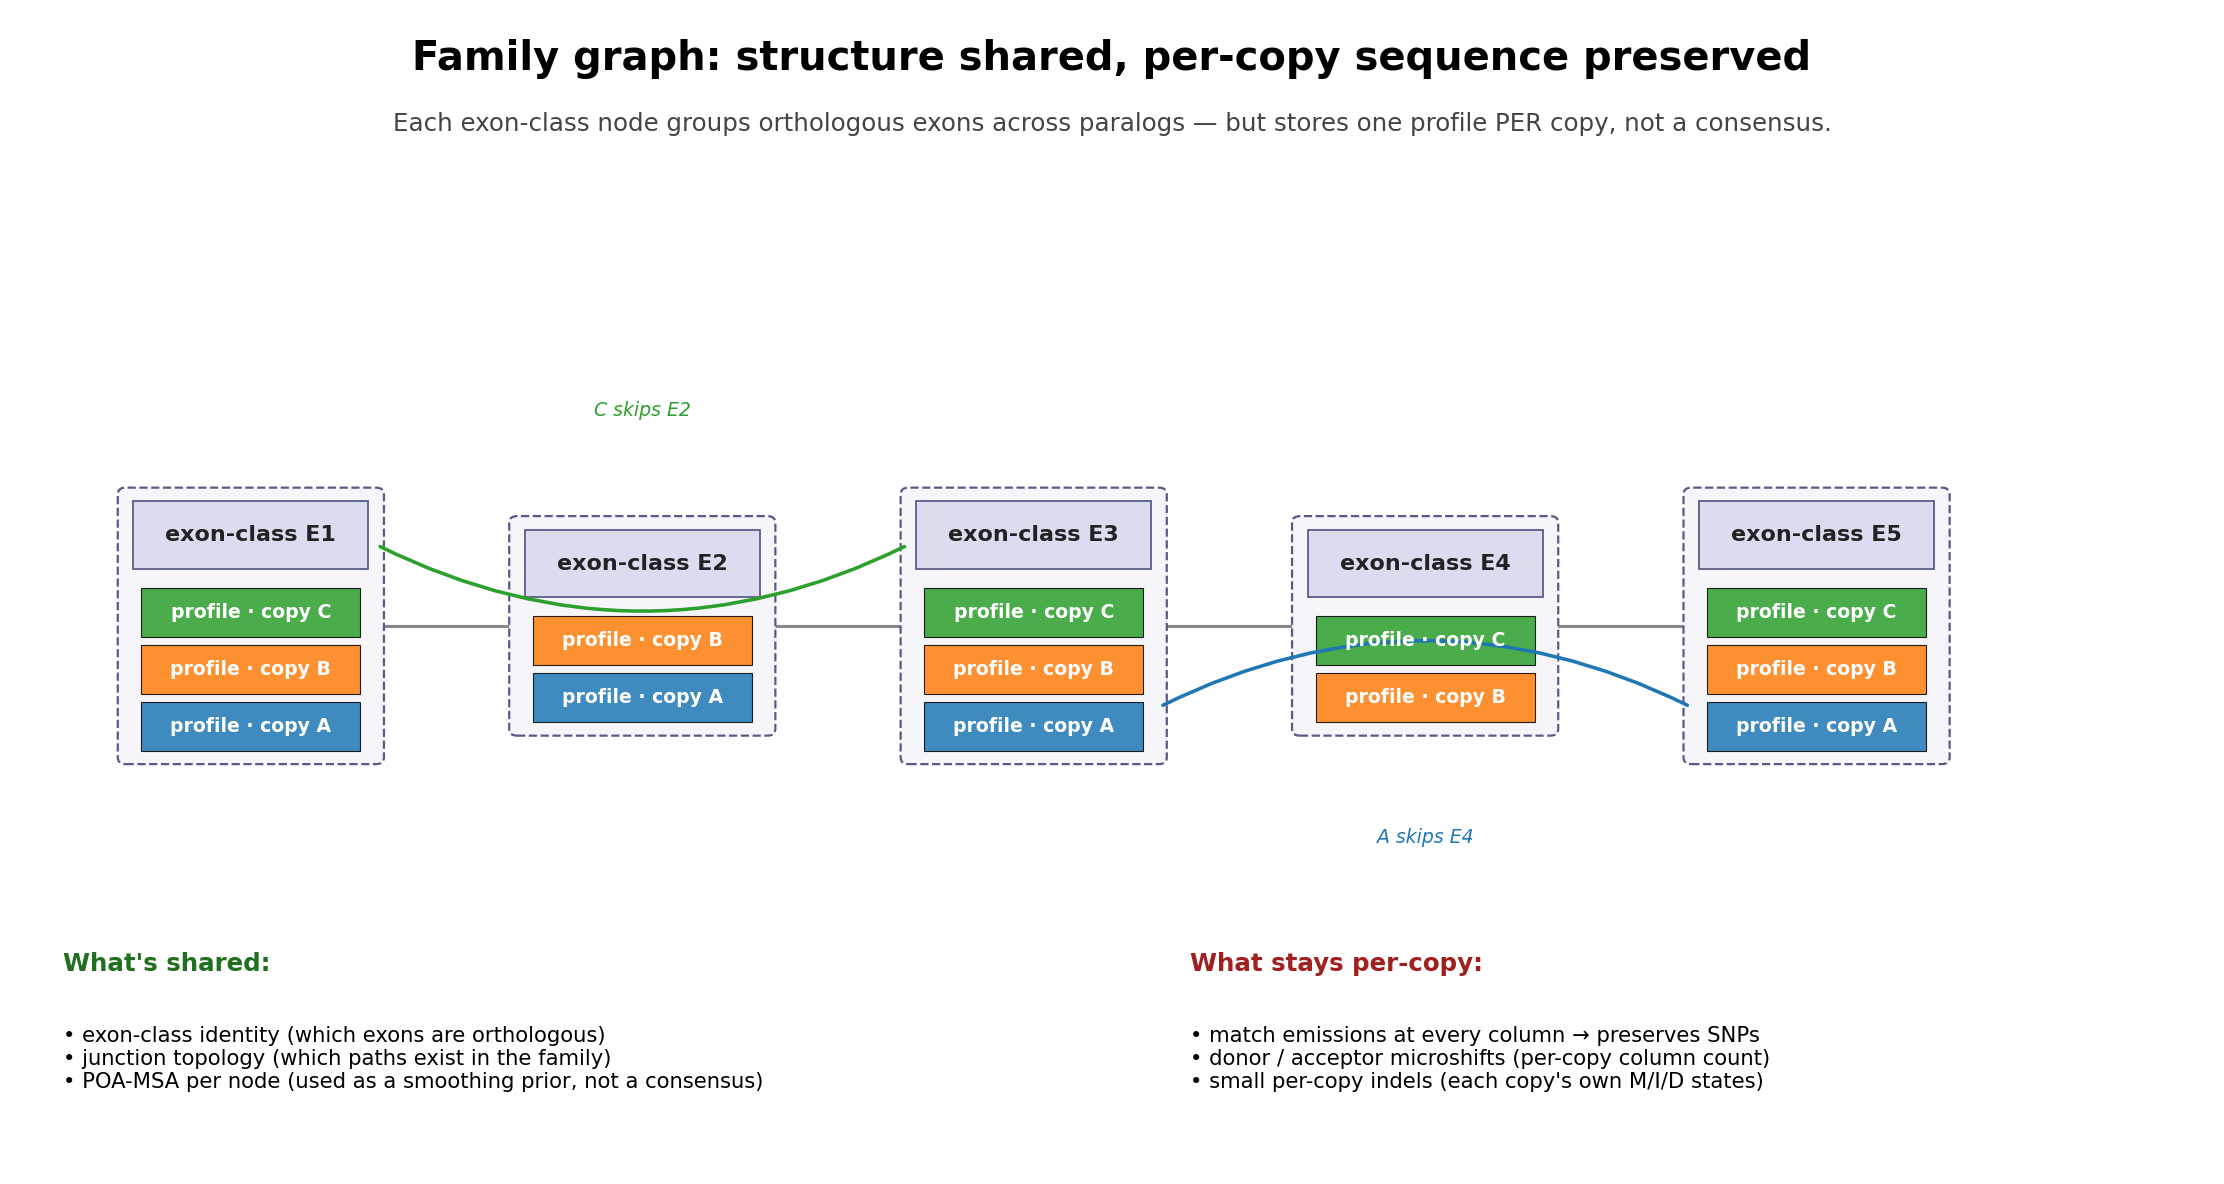

Python code for this plot:
#!/usr/bin/env python3
"""Family graph with exon-class nodes, where each node carries a per-copy
profile bundle. Emphasizes: SHARED structure (which exons are orthologous,
what junctions exist) but UN-SHARED sequence (each copy has its own
profile inside the node)."""
import matplotlib.pyplot as plt
import matplotlib.patches as patches
from matplotlib.patches import FancyBboxPatch, FancyArrowPatch

fig, ax = plt.subplots(figsize=(14, 7.5))
ax.set_xlim(0, 14)
ax.set_ylim(0, 8.5)
ax.axis('off')

ax.text(7, 8.1, "Family graph: structure shared, per-copy sequence preserved",
        fontsize=18, fontweight='bold', ha='center')
ax.text(7, 7.65,
        "Each exon-class node groups orthologous exons across paralogs — but stores one profile PER copy, not a consensus.",
        fontsize=11, ha='center', color='#444')

# Five exon-class nodes laid out left-to-right
node_x = [1.5, 4.0, 6.5, 9.0, 11.5]
node_labels = ["E1", "E2", "E3", "E4", "E5"]
copies = ['A', 'B', 'C']
copy_colors = ['#1f77b4', '#ff7f0e', '#2ca02c']
# which copies contribute to each node (E2 is paralog-A-specific, E4 paralog-C-specific)
node_copies = [
    [0, 1, 2],   # E1 — all
    [0, 1],      # E2 — A,B only
    [0, 1, 2],   # E3 — all
    [1, 2],      # E4 — B,C only
    [0, 1, 2],   # E5 — all
]

# Draw each node as a stack: header (exon class) + per-copy profile lozenges
node_w = 1.6
node_h_header = 0.5
profile_h = 0.42

for x, lbl, contrib in zip(node_x, node_labels, node_copies):
    n_copies_here = len(contrib)
    total_h = node_h_header + n_copies_here * profile_h + 0.18
    y0 = 4.0 - total_h / 2
    # outer dashed box
    box = FancyBboxPatch((x - node_w/2, y0), node_w, total_h,
                         boxstyle="round,pad=0.05", linestyle='--',
                         facecolor='#f5f5fa', edgecolor='#5a5a8a', lw=1.0)
    ax.add_patch(box)
    # header
    hdr = patches.Rectangle((x - node_w/2 + 0.05, y0 + total_h - node_h_header - 0.05),
                            node_w - 0.10, node_h_header,
                            facecolor='#dcdcf0', edgecolor='#5a5a8a', lw=0.8)
    ax.add_patch(hdr)
    ax.text(x, y0 + total_h - node_h_header/2 - 0.05, f"exon-class {lbl}",
            fontsize=10, ha='center', va='center', fontweight='bold', color='#222')
    # per-copy profiles
    for i, ci in enumerate(contrib):
        py = y0 + 0.05 + i * profile_h
        rect = patches.Rectangle((x - node_w/2 + 0.10, py), node_w - 0.20, profile_h - 0.06,
                                 facecolor=copy_colors[ci], alpha=0.85,
                                 edgecolor='black', lw=0.5)
        ax.add_patch(rect)
        ax.text(x, py + (profile_h - 0.06)/2, f"profile · copy {copies[ci]}",
                fontsize=8.5, ha='center', va='center', color='white', fontweight='bold')

# Edges between nodes (junctions)
def edge(ax, x0, x1, y, color='#888', lw=1.4, dashed=False):
    style = ':' if dashed else '-'
    ax.plot([x0, x1], [y, y], color=color, lw=lw, linestyle=style, zorder=0)

# Draw simplified edges: E1-E2, E1-E3 (paralog C skips E2), E2-E3, E3-E4, E3-E5 (A skips E4),
# E4-E5
edge(ax, 1.5 + node_w/2, 4.0 - node_w/2, 4.0)
edge(ax, 4.0 + node_w/2, 6.5 - node_w/2, 4.0)
edge(ax, 6.5 + node_w/2, 9.0 - node_w/2, 4.0)
edge(ax, 9.0 + node_w/2, 11.5 - node_w/2, 4.0)
# A bypass arc for the paralog-skipping junctions
arc1 = FancyArrowPatch((1.5 + node_w/2, 4.6), (6.5 - node_w/2, 4.6),
                       connectionstyle="arc3,rad=0.25", arrowstyle='-',
                       color='#2ca02c', lw=1.6)
ax.add_patch(arc1)
ax.text((1.5 + 6.5)/2, 5.55, "C skips E2", fontsize=8.5, color='#2ca02c',
        ha='center', fontstyle='italic')

arc2 = FancyArrowPatch((6.5 + node_w/2, 3.4), (11.5 - node_w/2, 3.4),
                       connectionstyle="arc3,rad=-0.25", arrowstyle='-',
                       color='#1f77b4', lw=1.6)
ax.add_patch(arc2)
ax.text((6.5 + 11.5)/2, 2.4, "A skips E4", fontsize=8.5, color='#1f77b4',
        ha='center', fontstyle='italic')

# Legend / what is shared vs not
legend_y = 0.5
ax.text(0.3, legend_y + 0.95, "What's shared:", fontsize=11, fontweight='bold', color='#207020')
ax.text(0.3, legend_y + 0.55,
        "• exon-class identity (which exons are orthologous)\n"
        "• junction topology (which paths exist in the family)\n"
        "• POA-MSA per node (used as a smoothing prior, not a consensus)",
        fontsize=9.5, va='top')

ax.text(7.5, legend_y + 0.95, "What stays per-copy:", fontsize=11, fontweight='bold', color='#a02020')
ax.text(7.5, legend_y + 0.55,
        "• match emissions at every column → preserves SNPs\n"
        "• donor / acceptor microshifts (per-copy column count)\n"
        "• small per-copy indels (each copy's own M/I/D states)",
        fontsize=9.5, va='top')

plt.tight_layout()
plt.savefig('/scratch/jxi21/Assembler/Rustle/bench/meeting_2026_05_06_hmm_em/03_family_graph_per_copy.png',
            dpi=160, bbox_inches='tight')
print("03_family_graph_per_copy.png written")
